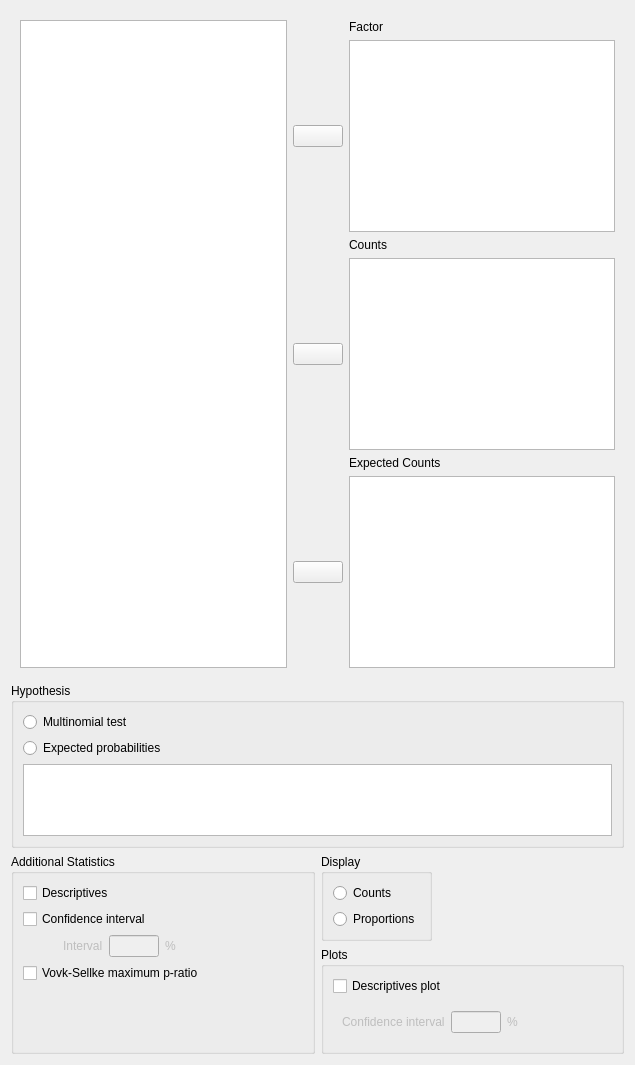
<?xml version="1.0" encoding="UTF-8"?>
<ui version="4.0">
 <class>MultinomialTestForm</class>
 <widget class="QWidget" name="MultinomialTestForm">
  <property name="geometry">
   <rect>
    <x>0</x>
    <y>0</y>
    <width>635</width>
    <height>1065</height>
   </rect>
  </property>
  <property name="windowTitle">
   <string>Form</string>
  </property>
  <layout class="QGridLayout" name="gridLayout_5">
   <item row="0" column="0" colspan="2">
    <widget class="QWidget" name="topWidget" native="true">
     <layout class="QGridLayout" name="gridLayout">
      <item row="0" column="2">
       <widget class="QLabel" name="factorLabel">
        <property name="text">
         <string>Factor</string>
        </property>
       </widget>
      </item>
      <item row="1" column="1">
       <widget class="AssignButton" name="assignFactor">
        <property name="sizePolicy">
         <sizepolicy hsizetype="Fixed" vsizetype="Fixed">
          <horstretch>0</horstretch>
          <verstretch>0</verstretch>
         </sizepolicy>
        </property>
        <property name="minimumSize">
         <size>
          <width>50</width>
          <height>0</height>
         </size>
        </property>
        <property name="maximumSize">
         <size>
          <width>50</width>
          <height>16777215</height>
         </size>
        </property>
        <property name="text">
         <string/>
        </property>
       </widget>
      </item>
      <item row="1" column="2">
       <widget class="boundSingleItemView" name="factor">
        <property name="sizePolicy">
         <sizepolicy hsizetype="Expanding" vsizetype="Fixed">
          <horstretch>0</horstretch>
          <verstretch>0</verstretch>
         </sizepolicy>
        </property>
        <property name="minimumSize">
         <size>
          <width>0</width>
          <height>0</height>
         </size>
        </property>
       </widget>
      </item>
      <item row="0" column="0" rowspan="6">
       <widget class="AvailableFieldsListView" name="listAvailableVariables"/>
      </item>
      <item row="5" column="1">
       <widget class="AssignButton" name="assignExProbVar">
        <property name="enabled">
         <bool>true</bool>
        </property>
        <property name="sizePolicy">
         <sizepolicy hsizetype="Fixed" vsizetype="Fixed">
          <horstretch>0</horstretch>
          <verstretch>0</verstretch>
         </sizepolicy>
        </property>
        <property name="minimumSize">
         <size>
          <width>50</width>
          <height>0</height>
         </size>
        </property>
        <property name="maximumSize">
         <size>
          <width>50</width>
          <height>16777215</height>
         </size>
        </property>
        <property name="text">
         <string/>
        </property>
       </widget>
      </item>
      <item row="4" column="2">
       <widget class="QLabel" name="exProbVarLabel">
        <property name="text">
         <string>Expected Counts</string>
        </property>
       </widget>
      </item>
      <item row="5" column="2">
       <widget class="boundSingleItemView" name="exProbVar">
        <property name="enabled">
         <bool>true</bool>
        </property>
        <property name="sizePolicy">
         <sizepolicy hsizetype="Expanding" vsizetype="Fixed">
          <horstretch>0</horstretch>
          <verstretch>0</verstretch>
         </sizepolicy>
        </property>
        <property name="minimumSize">
         <size>
          <width>0</width>
          <height>0</height>
         </size>
        </property>
       </widget>
      </item>
      <item row="3" column="2">
       <widget class="boundSingleItemView" name="counts">
        <property name="sizePolicy">
         <sizepolicy hsizetype="Expanding" vsizetype="Fixed">
          <horstretch>0</horstretch>
          <verstretch>0</verstretch>
         </sizepolicy>
        </property>
        <property name="minimumSize">
         <size>
          <width>0</width>
          <height>0</height>
         </size>
        </property>
       </widget>
      </item>
      <item row="3" column="1">
       <widget class="AssignButton" name="assignCounts">
        <property name="sizePolicy">
         <sizepolicy hsizetype="Fixed" vsizetype="Fixed">
          <horstretch>0</horstretch>
          <verstretch>0</verstretch>
         </sizepolicy>
        </property>
        <property name="minimumSize">
         <size>
          <width>50</width>
          <height>0</height>
         </size>
        </property>
        <property name="maximumSize">
         <size>
          <width>50</width>
          <height>16777215</height>
         </size>
        </property>
        <property name="text">
         <string/>
        </property>
       </widget>
      </item>
      <item row="2" column="2">
       <widget class="QLabel" name="countsLabel">
        <property name="text">
         <string>Counts</string>
        </property>
       </widget>
      </item>
     </layout>
     <zorder>listAvailableVariables</zorder>
     <zorder>factor</zorder>
     <zorder>counts</zorder>
     <zorder>exProbVar</zorder>
     <zorder>assignFactor</zorder>
     <zorder>exProbVarLabel</zorder>
     <zorder>countsLabel</zorder>
     <zorder>factorLabel</zorder>
     <zorder>assignExProbVar</zorder>
     <zorder>assignCounts</zorder>
    </widget>
   </item>
   <item row="3" column="1">
    <widget class="BoundGroupBox" name="plots">
     <property name="title">
      <string>Plots</string>
     </property>
     <layout class="QGridLayout" name="gridLayout_4">
      <item row="1" column="0">
       <widget class="QWidget" name="plotCI" native="true">
        <property name="enabled">
         <bool>false</bool>
        </property>
        <property name="sizePolicy">
         <sizepolicy hsizetype="Fixed" vsizetype="Fixed">
          <horstretch>0</horstretch>
          <verstretch>0</verstretch>
         </sizepolicy>
        </property>
        <layout class="QGridLayout" name="gridLayout_3">
         <item row="0" column="0">
          <widget class="QLabel" name="label_7">
           <property name="sizePolicy">
            <sizepolicy hsizetype="Fixed" vsizetype="Fixed">
             <horstretch>0</horstretch>
             <verstretch>0</verstretch>
            </sizepolicy>
           </property>
           <property name="text">
            <string>Confidence interval</string>
           </property>
          </widget>
         </item>
         <item row="0" column="2">
          <widget class="QLabel" name="label_6">
           <property name="sizePolicy">
            <sizepolicy hsizetype="Fixed" vsizetype="Fixed">
             <horstretch>0</horstretch>
             <verstretch>0</verstretch>
            </sizepolicy>
           </property>
           <property name="text">
            <string>%</string>
           </property>
          </widget>
         </item>
         <item row="0" column="1">
          <widget class="BoundTextBox" name="descriptivesPlotConfidenceInterval">
           <property name="sizePolicy">
            <sizepolicy hsizetype="Fixed" vsizetype="Fixed">
             <horstretch>0</horstretch>
             <verstretch>0</verstretch>
            </sizepolicy>
           </property>
           <property name="maximumSize">
            <size>
             <width>50</width>
             <height>16777215</height>
            </size>
           </property>
          </widget>
         </item>
        </layout>
       </widget>
      </item>
      <item row="0" column="0">
       <widget class="BoundCheckBox" name="descriptivesPlot">
        <property name="sizePolicy">
         <sizepolicy hsizetype="Fixed" vsizetype="Fixed">
          <horstretch>0</horstretch>
          <verstretch>0</verstretch>
         </sizepolicy>
        </property>
        <property name="text">
         <string>Descriptives plot</string>
        </property>
       </widget>
      </item>
      <item row="2" column="0">
       <spacer name="verticalSpacer_2">
        <property name="orientation">
         <enum>Qt::Vertical</enum>
        </property>
        <property name="sizeHint" stdset="0">
         <size>
          <width>20</width>
          <height>40</height>
         </size>
        </property>
       </spacer>
      </item>
      <item row="1" column="1">
       <spacer name="horizontalSpacer">
        <property name="orientation">
         <enum>Qt::Horizontal</enum>
        </property>
        <property name="sizeHint" stdset="0">
         <size>
          <width>40</width>
          <height>20</height>
         </size>
        </property>
       </spacer>
      </item>
     </layout>
     <zorder>descriptivesPlot</zorder>
     <zorder>plotCI</zorder>
     <zorder>verticalSpacer_2</zorder>
     <zorder>horizontalSpacer</zorder>
    </widget>
   </item>
   <item row="2" column="1">
    <widget class="BoundGroupBox" name="countProp">
     <property name="enabled">
      <bool>true</bool>
     </property>
     <property name="sizePolicy">
      <sizepolicy hsizetype="Fixed" vsizetype="Fixed">
       <horstretch>0</horstretch>
       <verstretch>0</verstretch>
      </sizepolicy>
     </property>
     <property name="title">
      <string>Display</string>
     </property>
     <layout class="QGridLayout" name="gridLayout_7">
      <item row="2" column="0">
       <widget class="QRadioButton" name="_2descProps">
        <property name="sizePolicy">
         <sizepolicy hsizetype="Fixed" vsizetype="Fixed">
          <horstretch>0</horstretch>
          <verstretch>0</verstretch>
         </sizepolicy>
        </property>
        <property name="text">
         <string>Proportions</string>
        </property>
       </widget>
      </item>
      <item row="1" column="0">
       <widget class="QRadioButton" name="_1descCounts">
        <property name="sizePolicy">
         <sizepolicy hsizetype="Fixed" vsizetype="Fixed">
          <horstretch>0</horstretch>
          <verstretch>0</verstretch>
         </sizepolicy>
        </property>
        <property name="text">
         <string>Counts</string>
        </property>
       </widget>
      </item>
     </layout>
    </widget>
   </item>
   <item row="2" column="0" rowspan="2">
    <widget class="BoundGroupBox" name="additional">
     <property name="sizePolicy">
      <sizepolicy hsizetype="Preferred" vsizetype="Preferred">
       <horstretch>0</horstretch>
       <verstretch>0</verstretch>
      </sizepolicy>
     </property>
     <property name="title">
      <string>Additional Statistics</string>
     </property>
     <property name="flat">
      <bool>false</bool>
     </property>
     <layout class="QGridLayout" name="gridLayout_8">
      <item row="0" column="0">
       <widget class="BoundCheckBox" name="descriptives">
        <property name="sizePolicy">
         <sizepolicy hsizetype="Fixed" vsizetype="Fixed">
          <horstretch>0</horstretch>
          <verstretch>0</verstretch>
         </sizepolicy>
        </property>
        <property name="text">
         <string>Descriptives</string>
        </property>
       </widget>
      </item>
      <item row="2" column="0">
       <widget class="BoundCheckBox" name="confidenceInterval">
        <property name="sizePolicy">
         <sizepolicy hsizetype="Fixed" vsizetype="Fixed">
          <horstretch>0</horstretch>
          <verstretch>0</verstretch>
         </sizepolicy>
        </property>
        <property name="text">
         <string>Confidence interval</string>
        </property>
       </widget>
      </item>
      <item row="4" column="0" colspan="2">
       <widget class="BoundCheckBox" name="VovkSellkeMPR">
        <property name="sizePolicy">
         <sizepolicy hsizetype="Fixed" vsizetype="Fixed">
          <horstretch>0</horstretch>
          <verstretch>0</verstretch>
         </sizepolicy>
        </property>
        <property name="text">
         <string>Vovk-Sellke maximum p-ratio</string>
        </property>
       </widget>
      </item>
      <item row="2" column="1">
       <spacer name="horizontalSpacer_3">
        <property name="orientation">
         <enum>Qt::Horizontal</enum>
        </property>
        <property name="sizeHint" stdset="0">
         <size>
          <width>40</width>
          <height>20</height>
         </size>
        </property>
       </spacer>
      </item>
      <item row="3" column="0">
       <widget class="QWidget" name="widgetConfidenceIntervalInterval" native="true">
        <property name="enabled">
         <bool>false</bool>
        </property>
        <property name="sizePolicy">
         <sizepolicy hsizetype="Fixed" vsizetype="Fixed">
          <horstretch>0</horstretch>
          <verstretch>0</verstretch>
         </sizepolicy>
        </property>
        <layout class="QGridLayout" name="gridLayout_6">
         <property name="leftMargin">
          <number>40</number>
         </property>
         <property name="topMargin">
          <number>0</number>
         </property>
         <property name="rightMargin">
          <number>0</number>
         </property>
         <property name="bottomMargin">
          <number>0</number>
         </property>
         <item row="0" column="2">
          <widget class="QLabel" name="label_4">
           <property name="sizePolicy">
            <sizepolicy hsizetype="Fixed" vsizetype="Fixed">
             <horstretch>0</horstretch>
             <verstretch>0</verstretch>
            </sizepolicy>
           </property>
           <property name="text">
            <string>%</string>
           </property>
          </widget>
         </item>
         <item row="0" column="0">
          <widget class="QLabel" name="label_5">
           <property name="sizePolicy">
            <sizepolicy hsizetype="Fixed" vsizetype="Fixed">
             <horstretch>0</horstretch>
             <verstretch>0</verstretch>
            </sizepolicy>
           </property>
           <property name="text">
            <string>Interval</string>
           </property>
          </widget>
         </item>
         <item row="0" column="1">
          <widget class="BoundTextBox" name="confidenceIntervalInterval">
           <property name="sizePolicy">
            <sizepolicy hsizetype="Fixed" vsizetype="Fixed">
             <horstretch>0</horstretch>
             <verstretch>0</verstretch>
            </sizepolicy>
           </property>
           <property name="maximumSize">
            <size>
             <width>50</width>
             <height>16777215</height>
            </size>
           </property>
          </widget>
         </item>
        </layout>
       </widget>
      </item>
      <item row="5" column="0">
       <spacer name="verticalSpacer_3">
        <property name="orientation">
         <enum>Qt::Vertical</enum>
        </property>
        <property name="sizeHint" stdset="0">
         <size>
          <width>20</width>
          <height>40</height>
         </size>
        </property>
       </spacer>
      </item>
     </layout>
    </widget>
   </item>
   <item row="1" column="0" colspan="2">
    <widget class="BoundGroupBox" name="hypothesis">
     <property name="sizePolicy">
      <sizepolicy hsizetype="Preferred" vsizetype="Preferred">
       <horstretch>0</horstretch>
       <verstretch>0</verstretch>
      </sizepolicy>
     </property>
     <property name="title">
      <string>Hypothesis</string>
     </property>
     <property name="flat">
      <bool>false</bool>
     </property>
     <layout class="QGridLayout" name="gridLayout_2">
      <item row="0" column="0">
       <widget class="QRadioButton" name="_1multinomialTest">
        <property name="sizePolicy">
         <sizepolicy hsizetype="Fixed" vsizetype="Fixed">
          <horstretch>0</horstretch>
          <verstretch>0</verstretch>
         </sizepolicy>
        </property>
        <property name="text">
         <string>Multinomial test</string>
        </property>
       </widget>
      </item>
      <item row="0" column="1">
       <spacer name="horizontalSpacer_2">
        <property name="orientation">
         <enum>Qt::Horizontal</enum>
        </property>
        <property name="sizeHint" stdset="0">
         <size>
          <width>40</width>
          <height>20</height>
         </size>
        </property>
       </spacer>
      </item>
      <item row="1" column="0">
       <widget class="QRadioButton" name="_2expectedProbs">
        <property name="sizePolicy">
         <sizepolicy hsizetype="Fixed" vsizetype="Fixed">
          <horstretch>0</horstretch>
          <verstretch>0</verstretch>
         </sizepolicy>
        </property>
        <property name="text">
         <string>Expected probabilities</string>
        </property>
       </widget>
      </item>
      <item row="2" column="0" colspan="2">
       <widget class="QTableView" name="tableView"/>
      </item>
     </layout>
    </widget>
   </item>
   <item row="4" column="0" colspan="2">
    <spacer name="verticalSpacer">
     <property name="orientation">
      <enum>Qt::Vertical</enum>
     </property>
     <property name="sizeHint" stdset="0">
      <size>
       <width>20</width>
       <height>40</height>
      </size>
     </property>
    </spacer>
   </item>
  </layout>
 </widget>
 <customwidgets>
  <customwidget>
   <class>AssignButton</class>
   <extends>QPushButton</extends>
   <header>widgets/assignbutton.h</header>
  </customwidget>
  <customwidget>
   <class>AvailableFieldsListView</class>
   <extends>QListView</extends>
   <header>widgets/availablefieldslistview.h</header>
  </customwidget>
  <customwidget>
   <class>BoundTextBox</class>
   <extends>QLineEdit</extends>
   <header>widgets/boundtextbox.h</header>
  </customwidget>
  <customwidget>
   <class>BoundGroupBox</class>
   <extends>QGroupBox</extends>
   <header>widgets/boundgroupbox.h</header>
   <container>1</container>
  </customwidget>
  <customwidget>
   <class>BoundCheckBox</class>
   <extends>QCheckBox</extends>
   <header>widgets/boundcheckbox.h</header>
  </customwidget>
  <customwidget>
   <class>boundSingleItemView</class>
   <extends>QListView</extends>
   <header>widgets/boundsingleitemview.h</header>
  </customwidget>
 </customwidgets>
 <resources/>
 <connections>
  <connection>
   <sender>confidenceInterval</sender>
   <signal>toggled(bool)</signal>
   <receiver>widgetConfidenceIntervalInterval</receiver>
   <slot>setEnabled(bool)</slot>
   <hints>
    <hint type="sourcelabel">
     <x>310</x>
     <y>94</y>
    </hint>
    <hint type="destinationlabel">
     <x>303</x>
     <y>138</y>
    </hint>
   </hints>
  </connection>
  <connection>
   <sender>descriptivesPlot</sender>
   <signal>toggled(bool)</signal>
   <receiver>plotCI</receiver>
   <slot>setEnabled(bool)</slot>
   <hints>
    <hint type="sourcelabel">
     <x>384</x>
     <y>774</y>
    </hint>
    <hint type="destinationlabel">
     <x>424</x>
     <y>809</y>
    </hint>
   </hints>
  </connection>
  <connection>
   <sender>_2expectedProbs</sender>
   <signal>toggled(bool)</signal>
   <receiver>tableView</receiver>
   <slot>setVisible(bool)</slot>
   <hints>
    <hint type="sourcelabel">
     <x>85</x>
     <y>540</y>
    </hint>
    <hint type="destinationlabel">
     <x>317</x>
     <y>590</y>
    </hint>
   </hints>
  </connection>
 </connections>
</ui>
